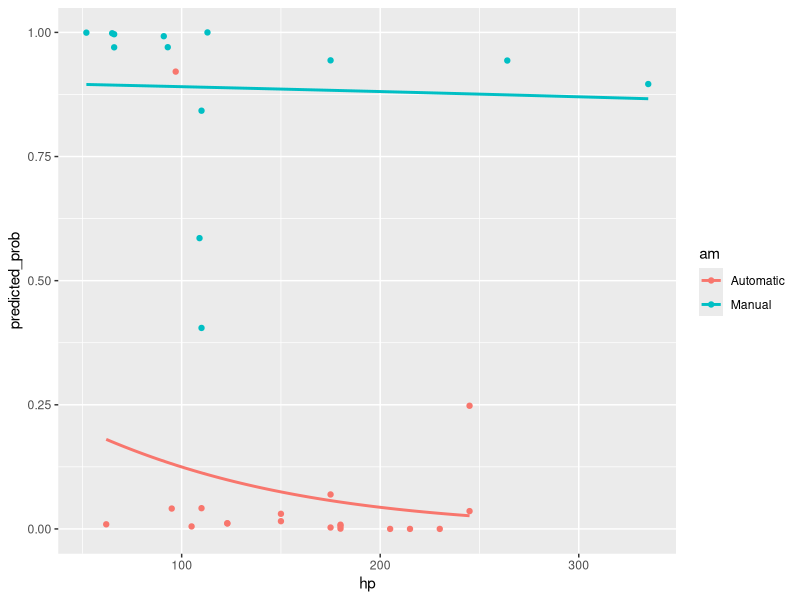
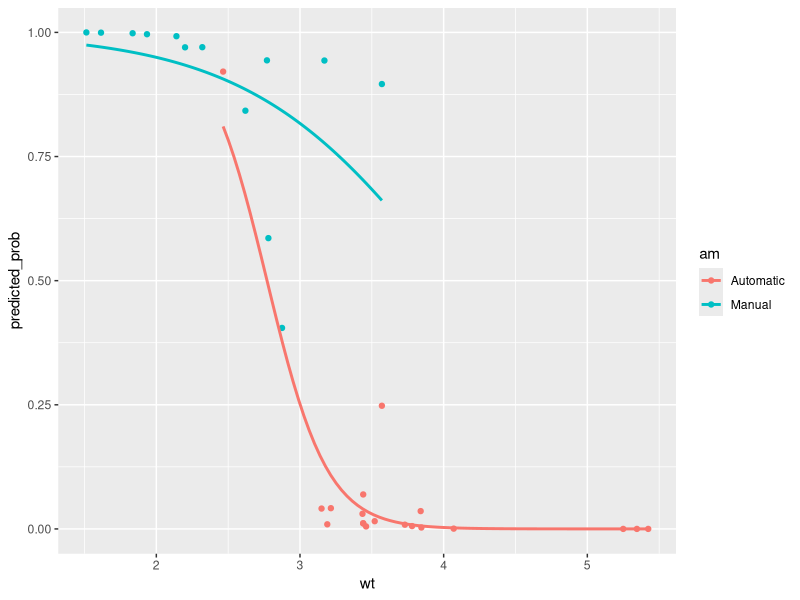

Recreate these plots in R, in order.
data(mtcars)
head(mtcars)
library(ggplot2)
mtcars$am <- factor(mtcars$am, levels = c(0,1), labels = c("Automatic","Manual"))
str(mtcars)
model5 <-  glm( am ~ hp + wt, data = mtcars, family = binomial)
summary(model5)

mtcars$predicted_prob <- predict(model5, type = "response")
head(mtcars[, c("am","predicted_prob")])
mtcars$predicted_class <- ifelse(mtcars$predicted_prob > 0.5, "Manual", "Automatic")
table(mtcars$am, mtcars$predicted_class)

ggplot(mtcars, aes(x = hp, y = predicted_prob, color = am)) +
  geom_point() +
  geom_smooth(method = "glm", method.args= list(family = "binomial"), se = FALSE)
  labs(title = "Logistic Regression: Probability of Manual Transmission",
       x = "Horsepower (hp)",
       y = "Predicted Probability")

ggplot(mtcars, aes(x = wt, y = predicted_prob, color = am)) +
  geom_point() +
  geom_smooth(method = "glm", method.args= list(family = "binomial"), se = FALSE)
  labs(title = "Logistic Regression: Probability of Manual Transmission",
       x = "Weight (wt)",
       y = "Predicted Probability")